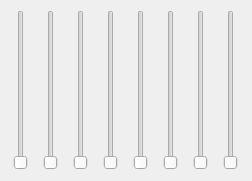
<?xml version="1.0" encoding="UTF-8"?>
<ui version="4.0">
 <class>Form</class>
 <widget class="QWidget" name="Form">
  <property name="geometry">
   <rect>
    <x>0</x>
    <y>0</y>
    <width>252</width>
    <height>181</height>
   </rect>
  </property>
  <property name="windowTitle">
   <string>Form</string>
  </property>
  <widget class="QSlider" name="verticalSlider">
   <property name="geometry">
    <rect>
     <x>10</x>
     <y>10</y>
     <width>22</width>
     <height>160</height>
    </rect>
   </property>
   <property name="maximum">
    <number>99</number>
   </property>
   <property name="orientation">
    <enum>Qt::Vertical</enum>
   </property>
  </widget>
  <widget class="QSlider" name="verticalSlider_2">
   <property name="geometry">
    <rect>
     <x>40</x>
     <y>10</y>
     <width>22</width>
     <height>160</height>
    </rect>
   </property>
   <property name="maximum">
    <number>99</number>
   </property>
   <property name="orientation">
    <enum>Qt::Vertical</enum>
   </property>
  </widget>
  <widget class="QSlider" name="verticalSlider_3">
   <property name="geometry">
    <rect>
     <x>70</x>
     <y>10</y>
     <width>22</width>
     <height>160</height>
    </rect>
   </property>
   <property name="maximum">
    <number>99</number>
   </property>
   <property name="orientation">
    <enum>Qt::Vertical</enum>
   </property>
  </widget>
  <widget class="QSlider" name="verticalSlider_4">
   <property name="geometry">
    <rect>
     <x>100</x>
     <y>10</y>
     <width>22</width>
     <height>160</height>
    </rect>
   </property>
   <property name="maximum">
    <number>99</number>
   </property>
   <property name="orientation">
    <enum>Qt::Vertical</enum>
   </property>
  </widget>
  <widget class="QSlider" name="verticalSlider_5">
   <property name="geometry">
    <rect>
     <x>130</x>
     <y>10</y>
     <width>22</width>
     <height>160</height>
    </rect>
   </property>
   <property name="maximum">
    <number>99</number>
   </property>
   <property name="orientation">
    <enum>Qt::Vertical</enum>
   </property>
  </widget>
  <widget class="QSlider" name="verticalSlider_6">
   <property name="geometry">
    <rect>
     <x>160</x>
     <y>10</y>
     <width>22</width>
     <height>160</height>
    </rect>
   </property>
   <property name="maximum">
    <number>99</number>
   </property>
   <property name="orientation">
    <enum>Qt::Vertical</enum>
   </property>
  </widget>
  <widget class="QSlider" name="verticalSlider_7">
   <property name="geometry">
    <rect>
     <x>190</x>
     <y>10</y>
     <width>22</width>
     <height>160</height>
    </rect>
   </property>
   <property name="maximum">
    <number>99</number>
   </property>
   <property name="orientation">
    <enum>Qt::Vertical</enum>
   </property>
  </widget>
  <widget class="QSlider" name="verticalSlider_8">
   <property name="geometry">
    <rect>
     <x>220</x>
     <y>10</y>
     <width>22</width>
     <height>160</height>
    </rect>
   </property>
   <property name="maximum">
    <number>99</number>
   </property>
   <property name="orientation">
    <enum>Qt::Vertical</enum>
   </property>
  </widget>
 </widget>
 <resources/>
 <connections/>
</ui>
